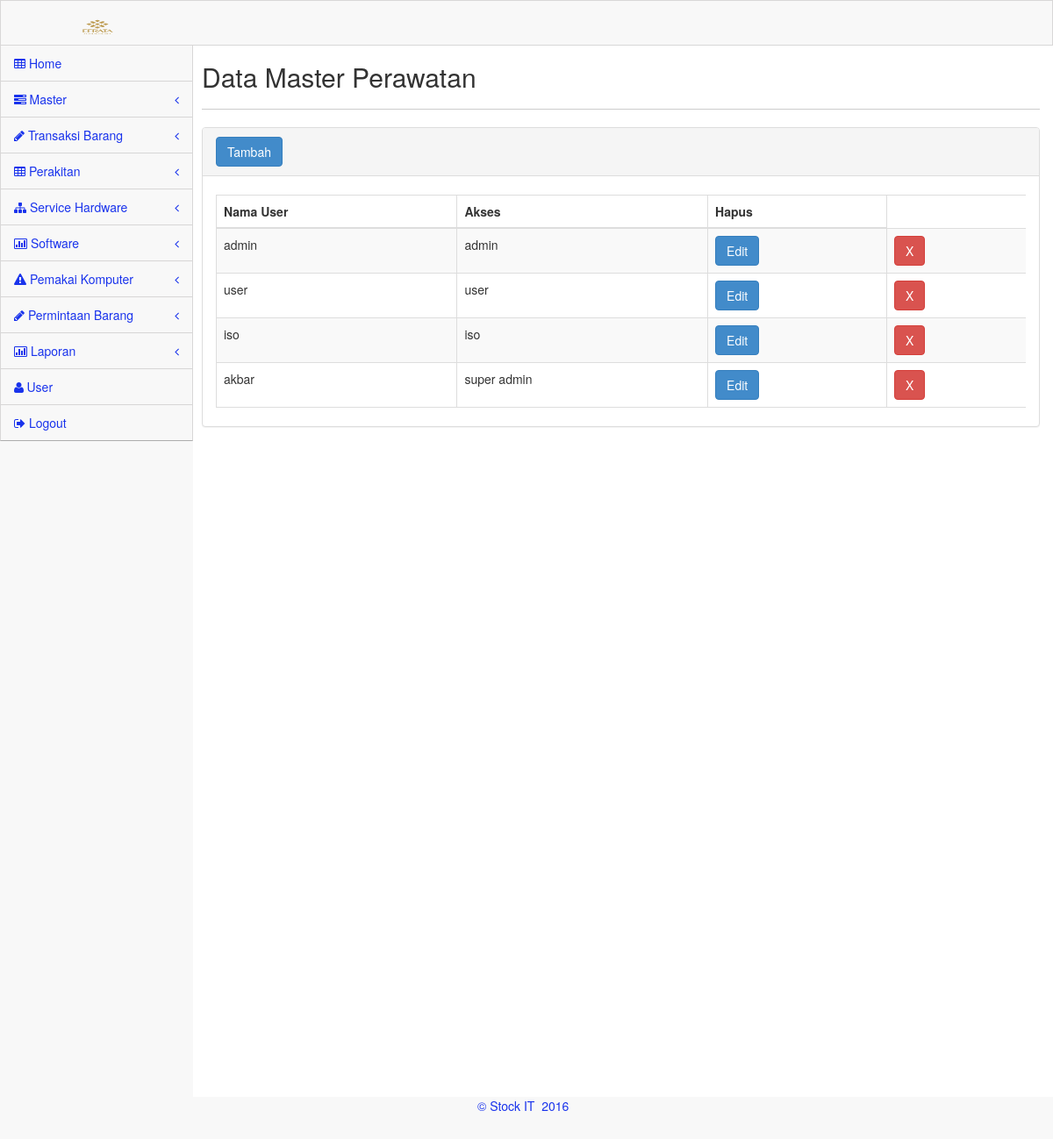
The app's page /user.php?menu=users (signed in) with its own data.
### tables this page shows
CREATE TABLE `tuser` (
  `id_user` int(5) NOT NULL auto_increment,
  `user` char(50) NOT NULL,
  `password` char(35) NOT NULL,
  `akses` char(25) NOT NULL,
  `file` char(120) NOT NULL,
  PRIMARY KEY  USING BTREE (`id_user`)
);

### aplikasi/user/user.php (the view, shortened to what this page needs)
            <div class="inner">
                <div class="row">
                    <div class="col-lg-12">
                        <h2> Data Master Perawatan</h2>
                    </div>
                </div>
                <hr />
                <div class="row">
                <div class="col-lg-12">
                    <div class="panel panel-default">
                        <div class="panel-heading">
                           <button class="btn btn-primary" data-toggle="modal"  data-target="#newReg">
                                Tambah
                            </button>
						</div>
                        <div class="panel-body">
                            <div class="table-responsive" style='overflow: scroll;'>
                                <table class="table table-striped table-bordered table-hover" id="dataTables-example">
                                    <thead>
                                        <tr>
                                            <th>Nama User</th>
											 <th>Akses</th>
											<th>Hapus</th>
                                        </tr>
                                    </thead>
                                    <tbody>
                                       <?$sql = mysql_query("SELECT * FROM tuser");
				if(mysql_num_rows($sql) > 0){
				while($data = mysql_fetch_array($sql)){
				$id_user=$data['id_user'];
				$user=$data['user'];
                $akses=$data['akses'];
				?>
                                        <tr class="gradeC">
                                            <td><? echo $user ?></td>
                                            <td><? echo $akses ?></td>
                                           <td class="center">
                            <button type="button" class="btn btn-primary" onclick="openEditModal(<?php echo $id_user; ?>)">Edit</button>
											</td>
											  <td class="center"><form action="aplikasi/user/deleteuser.php" method="post" >
											<button  name="tombol" class="btn text-muted text-center btn-danger" type="submit">X</button>
											</form> </td>
                                        </tr>
		<?}}?>
                                    </tbody>
                                </table>
                            </div>
                        </div>
                    </div>
                </div>
            </div>
<div class="col-lg-12">
</div>
<div class="col-lg-12">
</div>

### assets/css/main.css (style rules this page uses)
@media (min-width: 768px) { html, body { height: 100%; } }
body.padTop53 { padding-top: 75px; overflow: visible; }
@media (min-width: 802px) { body.padTop53 { padding-top: 51px; } }
.inner { position: relative; min-height: 1px; padding-right: 15px; padding-left: 10px; background: #fff; border: 0px solid #e4e4e4; min-height:1200px; }
@media (min-width: 768px) { .inner { float: left; width: 100%; } }
.inner .row { margin-right: -15px; margin-left: -15px; }
.inner hr { margin-top: 10px; border-top-color: #ccc; }

### assets/css/MoneAdmin.css (style rules this page uses)
body { background-color: #f8f8f8; }

### records on screen
tuser: user "admin", akses "admin"
tuser: user "user", akses "user"
tuser: user "iso", akses "iso"
tuser: user "akbar", akses "super admin"
